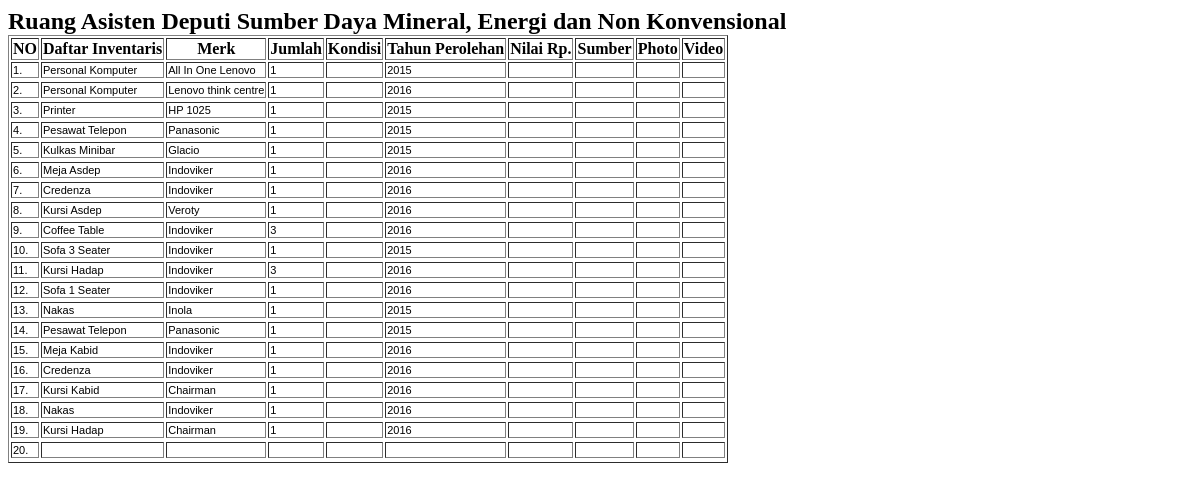
/AGENDA.php?KODE=L8-9B, run on the app's committed database.
### tables this page shows
CREATE TABLE `amar_photo_sigap` (
  `ID` int(11) NOT NULL,
  `TOPIK` varchar(222) NOT NULL,
  `ARTI` text,
  `SUMBER` varchar(222) DEFAULT NULL,
  `PHOTO1` varchar(222) NOT NULL,
  `PHOTO2` varchar(222) NOT NULL,
  `NAMA` varchar(222) NOT NULL,
  `UNIT` varchar(222) NOT NULL,
  `PHOTO3` varchar(222) NOT NULL,
  `PHOTO4` varchar(222) NOT NULL,
  `PHOTO5` varchar(222) NOT NULL,
  `PHOTO6` varchar(222) NOT NULL,
  `HAK` varchar(222) NOT NULL,
  `FASILITAS` text NOT NULL,
  `SATUAN` varchar(222) NOT NULL,
  `ESELON2` varchar(222) NOT NULL,
  `JENIS` varchar(222) NOT NULL,
  `MERK` varchar(222) NOT NULL,
  `JUMLAH` varchar(222) NOT NULL,
  `KONDISI` varchar(222) NOT NULL,
  `TAHUN` varchar(22) NOT NULL,
  `NILAI` varchar(22) NOT NULL,
  `KODE` varchar(22) NOT NULL,
  `RUSAK` varchar(22) NOT NULL,
  `BAIK` varchar(22) NOT NULL,
  `LAIN` varchar(22) NOT NULL,
  `APBN` varchar(22) NOT NULL,
  `URUT` varchar(22) NOT NULL
);

### AGENDA.php (the view, shortened to what this page needs)
<?php
$KODE= $_GET['KODE'];
$sql_address="SELECT * FROM amar_photo_sigap WHERE KODE='$KODE'";
$qry_address=mysql_query($sql_address, $konek)
	or die ("gagal menampilkan".mysql_error());
$hsl_address=mysql_fetch_array($qry_address);
$SATKER= $hsl_address['TOPIK'];
			echo "<font size=5><b>$SATKER</b>";
?>
<?php
	$sql_cari="SELECT * FROM amar_photo_sigap WHERE KODE='$KODE' ORDER BY ID ASC";
	$qry_cari = mysql_query($sql_cari, $konek) or die ("Gagal query cari");
		echo "<table border=1 class='table table-bordered'>
			<th><TABLE WIDTH=>NO</TABLE>
			<Th><TABLE WIDTH=>Daftar Inventaris</font></TABLE>
			<Th><TABLE WIDTH=>Merk</TABLE>
			<Th><TABLE WIDTH=>Jumlah</TABLE>
			<Th><TABLE WIDTH=>Kondisi</TABLE>
			<Th><TABLE WIDTH=>Tahun Perolehan</TABLE>
			<Th><TABLE WIDTH=>Nilai Rp.</TABLE>
			<Th><TABLE WIDTH=>Sumber</TABLE>
			<Th><TABLE WIDTH=>Photo</TABLE>
			<Th><TABLE WIDTH=>Video</TABLE>
			";
$no=1;
		while($data_cari=mysql_fetch_array($qry_cari)){
$PHOTO1=$data_cari[PHOTO1];
$PHOTO2=$data_cari[PHOTO2];
		if ($PHOTO1==''){$W1=0;}else {;}
		if ($PHOTO1==''){$H1=0;}else {;}
		if ($PHOTO2==''){$VIDEO='';}else {;}
		        echo "<TR>
                        <td VALIGN=TOP>$no.</td>
                        <td VALIGN=TOP>$data_cari[JENIS]</td>
                        <td VALIGN=TOP>$data_cari[MERK]</td>
                        <td VALIGN=TOP>$data_cari[JUMLAH]</td>
                        <td VALIGN=TOP>$data_cari[KONDISI]</td>
                        <td VALIGN=TOP>$data_cari[TAHUN]</td>
                        <td VALIGN=TOP>$data_cari[NILAI]</td>
                        <td VALIGN=TOP>$data_cari[SUMBER]</td>
                        <td VALIGN=TOP><img src='ADMIN/PHOTO/$PHOTO1' widtd=$W1 height=$H1></td>
                        <td VALIGN=TOP><a href='ADMIN/$PHOTO2?HAK=$HAK&DENAH=$DENAH&KODE=$KODE'>$VIDEO</td>
<tr>";
$no++;		}
?>

### data on the page
amar_photo_sigap: TOPIK "Ruang Asisten Deputi Sumber Daya Mineral, Energi dan Non Konvensional", JENIS "Personal Komputer", MERK "All In One Lenovo", JUMLAH "1", TAHUN "2015"
amar_photo_sigap: JENIS "Personal Komputer", MERK "Lenovo think centre", JUMLAH "1", TAHUN "2016"
amar_photo_sigap: JENIS "Printer", MERK "HP 1025", JUMLAH "1", TAHUN "2015"
amar_photo_sigap: JENIS "Pesawat Telepon", MERK "Panasonic", JUMLAH "1", TAHUN "2015"
amar_photo_sigap: JENIS "Kulkas Minibar", MERK "Glacio", JUMLAH "1", TAHUN "2015"
amar_photo_sigap: JENIS "Meja Asdep", MERK "Indoviker", JUMLAH "1", TAHUN "2016"
amar_photo_sigap: JENIS "Credenza", MERK "Indoviker", JUMLAH "1", TAHUN "2016"
amar_photo_sigap: JENIS "Kursi Asdep", MERK "Veroty", JUMLAH "1", TAHUN "2016"
amar_photo_sigap: JENIS "Coffee Table", MERK "Indoviker", JUMLAH "3", TAHUN "2016"
amar_photo_sigap: JENIS "Sofa 3 Seater", MERK "Indoviker", JUMLAH "1", TAHUN "2015"
amar_photo_sigap: JENIS "Kursi Hadap", MERK "Indoviker", JUMLAH "3", TAHUN "2016"
amar_photo_sigap: JENIS "Sofa 1 Seater", MERK "Indoviker", JUMLAH "1", TAHUN "2016"
amar_photo_sigap: JENIS "Nakas", MERK "Inola", JUMLAH "1", TAHUN "2015"
amar_photo_sigap: JENIS "Pesawat Telepon", MERK "Panasonic", JUMLAH "1", TAHUN "2015"
amar_photo_sigap: JENIS "Meja Kabid", MERK "Indoviker", JUMLAH "1", TAHUN "2016"
amar_photo_sigap: JENIS "Credenza", MERK "Indoviker", JUMLAH "1", TAHUN "2016"
amar_photo_sigap: JENIS "Kursi Kabid", MERK "Chairman", JUMLAH "1", TAHUN "2016"
amar_photo_sigap: JENIS "Nakas", MERK "Indoviker", JUMLAH "1", TAHUN "2016"
amar_photo_sigap: JENIS "Kursi Hadap", MERK "Chairman", JUMLAH "1", TAHUN "2016"
